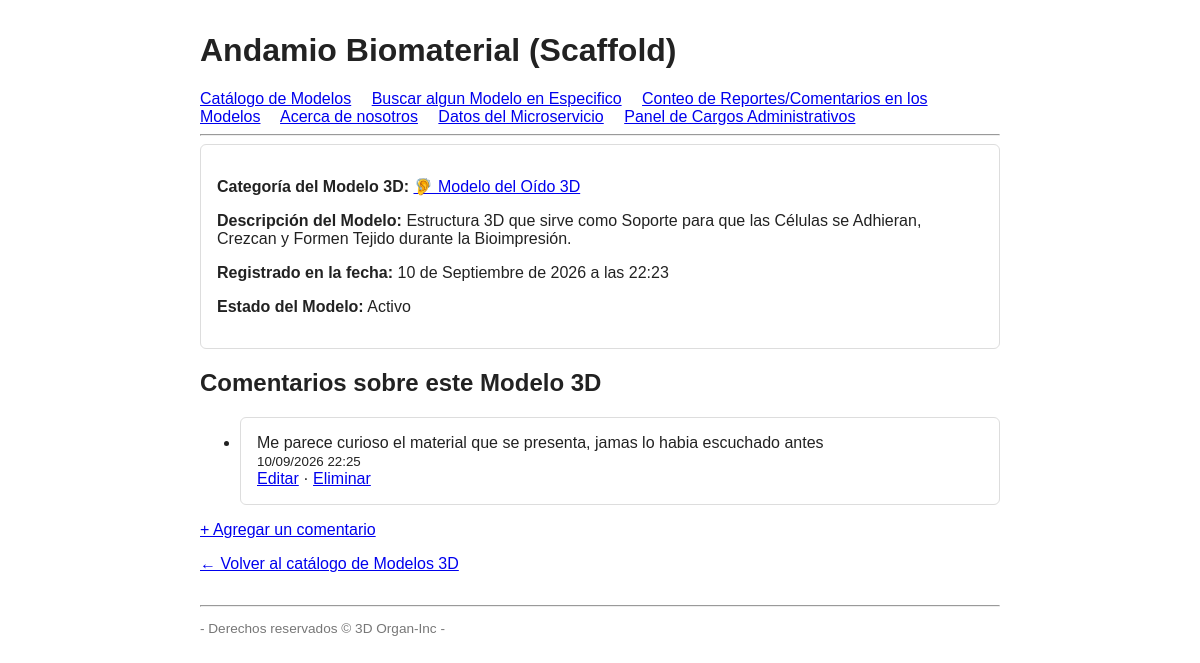
Page /catalogo/1/ on the earlier database version.
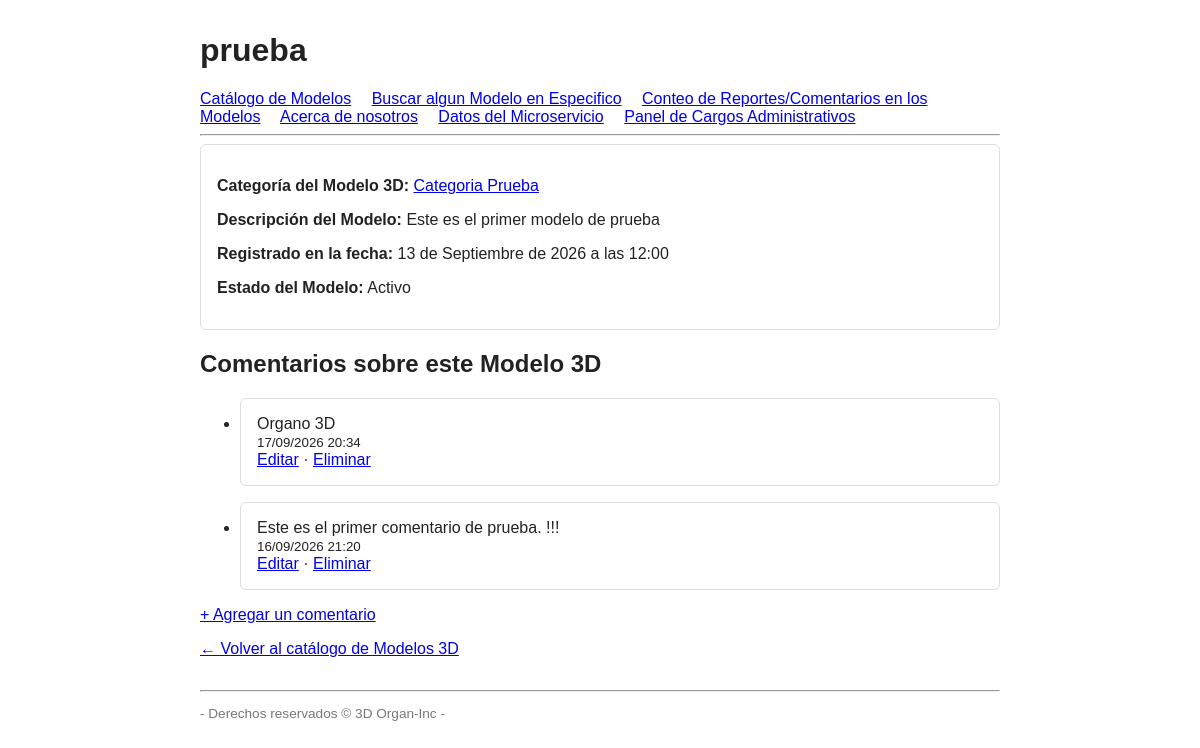
Same page on the later database version.
### catalogo/models.py (models this page shows, shortened)
class Elemento(models.Model):
    nombre = models.CharField(max_length=150)
    descripcion = models.TextField(blank=True)
    categoria = models.ForeignKey(
        Categoria,
        on_delete=models.CASCADE,
        related_name="elementos",
    )
    fecha_registro = models.DateTimeField(default=timezone.now)
    activo = models.BooleanField(default=True)
    class Meta:
        verbose_name = "Elemento"
        verbose_name_plural = "Elementos"
        ordering = ["-fecha_registro"]

class Categoria(models.Model):
    nombre = models.CharField(max_length=100)
    slug = models.SlugField(max_length=110, unique=True, blank=True)
    class Meta:
        verbose_name = "Categoría"
        verbose_name_plural = "Categorías"
        ordering = ["nombre"]

### reportes/models.py (models this page shows, shortened)
class Comentario(models.Model):
    elemento = models.ForeignKey(
        Elemento,
        on_delete=models.CASCADE,
        related_name="comentarios",
    )
    texto = models.CharField(max_length=300)
    fecha = models.DateTimeField(default=timezone.now)
    class Meta:
        ordering = ["-fecha"]

### catalogo/views.py (the view)
# urls.py: path("<int:elemento_id>/", views.detalle, name="detalle"),
def detalle(request, elemento_id):
    elemento = get_object_or_404(Elemento, pk=elemento_id)
    comentarios = Comentario.objects.filter(elemento=elemento)
    context = {
        "elemento": elemento,
        "comentarios": comentarios,
    }
    return render(request, "catalogo/detalle.html", context)

### catalogo/templates/catalogo/detalle.html (shortened to what this page needs)
{% extends "base.html" %}
{% block encabezado %}{{ elemento.nombre }}{% endblock %}
{% block contenido %}
    <div class="caja">
        <p><strong>Categoría del Modelo 3D:</strong>
            <a href="{% url 'catalogo:por_categoria' elemento.categoria.slug %}">
                {{ elemento.categoria.nombre }}
            </a>
        </p>
        <p><strong>Descripción del Modelo:</strong> {{ elemento.descripcion|default:"(sin descripción)" }}</p>
        <p><strong>Registrado en la fecha:</strong> {{ elemento.fecha_registro }}</p>
        <p><strong>Estado del Modelo:</strong> {% if elemento.activo %}Activo{% else %}Inactivo{% endif %}</p>
    </div>
    <h2>Comentarios sobre este Modelo 3D</h2>
    {% if comentarios %}
        <ul>
            {% for comentario in comentarios %}
                <li class="caja">
                    {{ comentario.texto }}
                    <br>
                    <small>{{ comentario.fecha|date:"d/m/Y H:i" }}</small>
                    <br>
                    <a href="{% url 'reportes:editar_comentario' comentario.id %}">Editar</a>
                    &middot;
                    <a href="{% url 'reportes:eliminar_comentario' comentario.id %}">Eliminar</a>
                </li>
            {% endfor %}
        </ul>
    {% else %}
        <p>Este Modelo 3D todavía no tiene comentarios.</p>
    {% endif %}
    <p><a href="{% url 'reportes:crear_comentario' elemento.id %}">+ Agregar un comentario</a></p>
    <p><a href="{% url 'catalogo:index' %}">&larr; Volver al catálogo de Modelos 3D</a></p>
{% endblock %}

### templates/base.html (shortened to what this page needs)
<!DOCTYPE html>
<html lang="es">
<head>
</head>
<body>
    <header>
        <h1>{% block encabezado %}Proyecto de EJEMPLO{% endblock %}</h1>
        <nav>
            <a href="{% url 'catalogo:index' %}">Catálogo de Modelos</a>
            <a href="{% url 'catalogo:buscar' %}">Buscar algun Modelo en Especifico</a>
            <a href="{% url 'reportes:resumen' %}">Conteo de Reportes/Comentarios en los Modelos</a>
            <a href="{% url 'reportes:acerca' %}">Acerca de nosotros</a>
            <a href="{% url 'integracion:datos_externos' %}">Datos del Microservicio</a>
            <a href="/admin/">Panel de Cargos Administrativos</a>
        </nav>
        <hr>
    </header>
    <main>
        {% block contenido %}{% endblock %}
    </main>
    <footer>
        <hr>
        <p> - Derechos reservados © 3D Organ-Inc - </p>
    </footer>
</body>
</html>

### templates/base.html (style rules this page uses)
body { font-family: Arial, sans-serif; margin: 2rem auto; max-width: 800px; color: #222; }
nav a { margin-right: 1rem; }
.caja { border: 1px solid #ddd; border-radius: 6px; padding: 1rem; margin-bottom: 1rem; }
footer { margin-top: 2rem; font-size: 0.85rem; color: #777; }

Differences in the rows shown:
removed Comentario: texto "Me parece curioso el material que se presenta, jamas lo habia escuchado antes", fecha "10/09/2026 22:25"
changed Elemento: nombre "Andamio Biomaterial (Scaffold)" → "prueba"; categoria.nombre "🦻 Modelo del Oído 3D" → "Categoria Prueba"; descripcion "Estructura 3D que sirve como Soporte para que las Células se Adhieran, Crezcan y Formen Tejido durante la Bioimpresión." → "Este es el primer modelo de prueba"; fecha_registro "10 de Septiembre de 2026 a las 22:23" → "13 de Septiembre de 2026 a las 12:00"
added Comentario: texto "Organo 3D", fecha "17/09/2026 20:34"
added Comentario: texto "Este es el primer comentario de prueba. !!!", fecha "16/09/2026 21:20"
